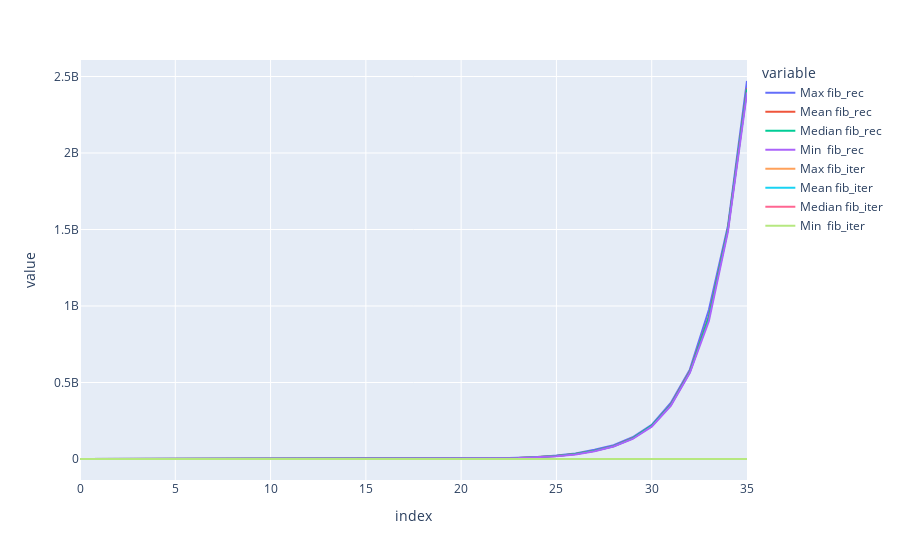

The notebook cell saved with this chart:
### Code cell
import scipy as sp

T1 = pd.DataFrame()
T2 = pd.DataFrame()
T = pd.DataFrame()

s = 35

for n in range(s+1):
    r = {}
    for e in range(10):
        t0 = time.perf_counter_ns()
        fib_rec(n)
        t1 = time.perf_counter_ns()
        r[str(e)] = [t1-t0]
        del(t0, t1)
    r = pd.DataFrame.from_dict(r, orient='columns')
    T1 =  pd.concat(objs=[T1, pd.DataFrame.from_dict({'Max fib_rec': r.max(axis=1),
                                                    'Mean fib_rec': r.mean(axis=1),
                                                    'Median fib_rec': r.median(axis=1),
                                                    'Min  fib_rec': r.min(axis=1)})],
                   ignore_index=True)
    del(r)

for n in range(s+1):
    r = {}
    for e in range(10):
        t0 = time.perf_counter_ns()
        fib_iter(n)
        t1 = time.perf_counter_ns()
        r[str(e)] = [t1-t0]
        del(t0, t1)
    r = pd.DataFrame.from_dict(r, orient='columns')
    T2 =  pd.concat(objs=[T2, pd.DataFrame.from_dict({'Max fib_iter': r.max(axis=1),
                                                    'Mean fib_iter': r.mean(axis=1),
                                                    'Median fib_iter': r.median(axis=1),
                                                    'Min  fib_iter': r.min(axis=1)})],
                   ignore_index=True)
    del(r)

T = pd.concat(objs=[T1, T2], axis=1)
T = T.rename(columns={0: 'Max fib_rec', 1: 'Mean fib_rec', 2: 'Median fib_rec',
                      3: 'Min fib_rec', 4: 'Max fib_iter', 5: 'Mean fib_iter',
                      6: 'Median fib_iter', 7: 'Min fib_iter'})
graph = px.line(data_frame=T)
graph.show()

### Figure 1 — Plotly figure (JSON) as saved in the notebook; plotly's stock layout.template omitted (floating-point values rounded to 4 significant figures)
{"data": [{"hovertemplate": "variable=Max fib_rec<br>index=%{x}<br>value=%{y}<extra></extra>", "legendgroup": "Max fib_rec", "line": {"color": "#636efa", "dash": "solid"}, "marker": {"symbol": "circle"}, "mode": "lines", "name": "Max fib_rec", "orientation": "v", "showlegend": true, "type": "scatter", "x": [0, 1, 2, 3, 4, 5, 6, 7, 8, 9, 10, 11, 12, 13, 14, 15, 16, 17, 18, 19, 20, 21, 22, 23, 24, 25, 26, 27, 28, 29, 30, 31, 32, 33, 34, 35], "xaxis": "x", "y": [1400, 900, 6300, 2200, 2100, 3700, 3400, 4300, 6200, 9300, 25200, 36600, 76500, 132000, 169700, 226200, 249400, 1005600, 2781000, 2115300, 2901600, 4455200, 4694500, 7857200, 12224500, 22392100, 35746200, 60353100, 89738200, 141869600, 223314600, 365919200, 583900500, 975394000, 1522364900, 2470574500], "yaxis": "y"}, {"hovertemplate": "variable=Mean fib_rec<br>index=%{x}<br>value=%{y}<extra></extra>", "legendgroup": "Mean fib_rec", "line": {"color": "#EF553B", "dash": "solid"}, "marker": {"symbol": "circle"}, "mode": "lines", "name": "Mean fib_rec", "orientation": "v", "showlegend": true, "type": "scatter", "x": [0, 1, 2, 3, 4, 5, 6, 7, 8, 9, 10, 11, 12, 13, 14, 15, 16, 17, 18, 19, 20, 21, 22, 23, 24, 25, 26, 27, 28, 29, 30, 31, 32, 33, 34, 35], "xaxis": "x", "y": [330, 260, 1390, 980, 970, 2530, 2170, 3350, 5340, 8510, 22090, 35490, 57170, 95730, 143920, 177000, 241850, 551680, 1205150, 1663110, 2051080, 2898120, 4568950, 7287330, 11841950, 20417440, 32180350, 54262580, 84043470, 135767130, 216909290, 355336420, 571784600, 931169510, 1504040710, 2422523720], "yaxis": "y"}, {"hovertemplate": "variable=Median fib_rec<br>index=%{x}<br>value=%{y}<extra></extra>", "legendgroup": "Median fib_rec", "line": {"color": "#00cc96", "dash": "solid"}, "marker": {"symbol": "circle"}, "mode": "lines", "name": "Median fib_rec", "orientation": "v", "showlegend": true, "type": "scatter", "x": [0, 1, 2, 3, 4, 5, 6, 7, 8, 9, 10, 11, 12, 13, 14, 15, 16, 17, 18, 19, 20, 21, 22, 23, 24, 25, 26, 27, 28, 29, 30, 31, 32, 33, 34, 35], "xaxis": "x", "y": [200, 200, 700, 800, 850, 2400, 2000, 3200, 5200, 8400, 21850, 35600, 57150, 95700, 145500, 170900, 240400, 537550, 1007400, 1620600, 1765600, 2685800, 4600550, 7198900, 11878450, 20214700, 32072050, 53429350, 83724250, 135261500, 217660050, 353697450, 568622750, 925518500, 1502421600, 2417356250], "yaxis": "y"}, {"hovertemplate": "variable=Min  fib_rec<br>index=%{x}<br>value=%{y}<extra></extra>", "legendgroup": "Min  fib_rec", "line": {"color": "#ab63fa", "dash": "solid"}, "marker": {"symbol": "circle"}, "mode": "lines", "name": "Min  fib_rec", "orientation": "v", "showlegend": true, "type": "scatter", "x": [0, 1, 2, 3, 4, 5, 6, 7, 8, 9, 10, 11, 12, 13, 14, 15, 16, 17, 18, 19, 20, 21, 22, 23, 24, 25, 26, 27, 28, 29, 30, 31, 32, 33, 34, 35], "xaxis": "x", "y": [100, 100, 500, 800, 700, 2300, 1900, 3200, 5200, 8400, 20600, 33300, 50300, 56700, 99500, 146400, 240200, 388300, 967400, 1563700, 1624100, 2645900, 4441500, 7167300, 11006300, 18428800, 29816800, 51242600, 82041200, 130869100, 211528100, 347799400, 563486900, 901907400, 1487198500, 2395580100], "yaxis": "y"}, {"hovertemplate": "variable=Max fib_iter<br>index=%{x}<br>value=%{y}<extra></extra>", "legendgroup": "Max fib_iter", "line": {"color": "#FFA15A", "dash": "solid"}, "marker": {"symbol": "circle"}, "mode": "lines", "name": "Max fib_iter", "orientation": "v", "showlegend": true, "type": "scatter", "x": [0, 1, 2, 3, 4, 5, 6, 7, 8, 9, 10, 11, 12, 13, 14, 15, 16, 17, 18, 19, 20, 21, 22, 23, 24, 25, 26, 27, 28, 29, 30, 31, 32, 33, 34, 35], "xaxis": "x", "y": [1400, 900, 1500, 1800, 1400, 1500, 1400, 1400, 1600, 1500, 1500, 1500, 2400, 4200, 1700, 1900, 1900, 2000, 1900, 2000, 2100, 2200, 2200, 2300, 2100, 4400, 2200, 2300, 2300, 2300, 3300, 2500, 5200, 3600, 2500, 2600], "yaxis": "y"}, {"hovertemplate": "variable=Mean fib_iter<br>index=%{x}<br>value=%{y}<extra></extra>", "legendgroup": "Mean fib_iter", "line": {"color": "#19d3f3", "dash": "solid"}, "marker": {"symbol": "circle"}, "mode": "lines", "name": "Mean fib_iter", "orientation": "v", "showlegend": true, "type": "scatter", "x": [0, 1, 2, 3, 4, 5, 6, 7, 8, 9, 10, 11, 12, 13, 14, 15, 16, 17, 18, 19, 20, 21, 22, 23, 24, 25, 26, 27, 28, 29, 30, 31, 32, 33, 34, 35], "xaxis": "x", "y": [360, 270, 520, 790, 550, 550, 590, 600, 660, 690, 680, 710, 1440, 1170, 800, 870, 910, 920, 940, 1020, 1010, 1630, 1070, 1120, 1100, 1490, 1190, 1200, 1230, 1240, 2050, 1340, 2320, 2400, 1410, 1450], "yaxis": "y"}, {"hovertemplate": "variable=Median fib_iter<br>index=%{x}<br>value=%{y}<extra></extra>", "legendgroup": "Median fib_iter", "line": {"color": "#FF6692", "dash": "solid"}, "marker": {"symbol": "circle"}, "mode": "lines", "name": "Median fib_iter", "orientation": "v", "showlegend": true, "type": "scatter", "x": [0, 1, 2, 3, 4, 5, 6, 7, 8, 9, 10, 11, 12, 13, 14, 15, 16, 17, 18, 19, 20, 21, 22, 23, 24, 25, 26, 27, 28, 29, 30, 31, 32, 33, 34, 35], "xaxis": "x", "y": [200, 200, 400, 650, 400, 400, 500, 500, 550, 600, 550, 600, 1200, 700, 650, 700, 800, 800, 800, 850, 850, 1600, 900, 950, 950, 1050, 1050, 1050, 1100, 1100, 1900, 1200, 2000, 2550, 1250, 1300], "yaxis": "y"}, {"hovertemplate": "variable=Min  fib_iter<br>index=%{x}<br>value=%{y}<extra></extra>", "legendgroup": "Min  fib_iter", "line": {"color": "#B6E880", "dash": "solid"}, "marker": {"symbol": "circle"}, "mode": "lines", "name": "Min  fib_iter", "orientation": "v", "showlegend": true, "type": "scatter", "x": [0, 1, 2, 3, 4, 5, 6, 7, 8, 9, 10, 11, 12, 13, 14, 15, 16, 17, 18, 19, 20, 21, 22, 23, 24, 25, 26, 27, 28, 29, 30, 31, 32, 33, 34, 35], "xaxis": "x", "y": [100, 100, 300, 600, 400, 400, 400, 400, 500, 500, 500, 500, 1100, 600, 600, 600, 700, 700, 700, 800, 800, 1000, 800, 900, 900, 900, 900, 1000, 1000, 1000, 1800, 1100, 1900, 1200, 1200, 1200], "yaxis": "y"}], "layout": {"legend": {"title": {"text": "variable"}, "tracegroupgap": 0}, "margin": {"t": 60}, "xaxis": {"anchor": "y", "domain": [0, 1], "title": {"text": "index"}}, "yaxis": {"anchor": "x", "domain": [0, 1], "title": {"text": "value"}}}}
